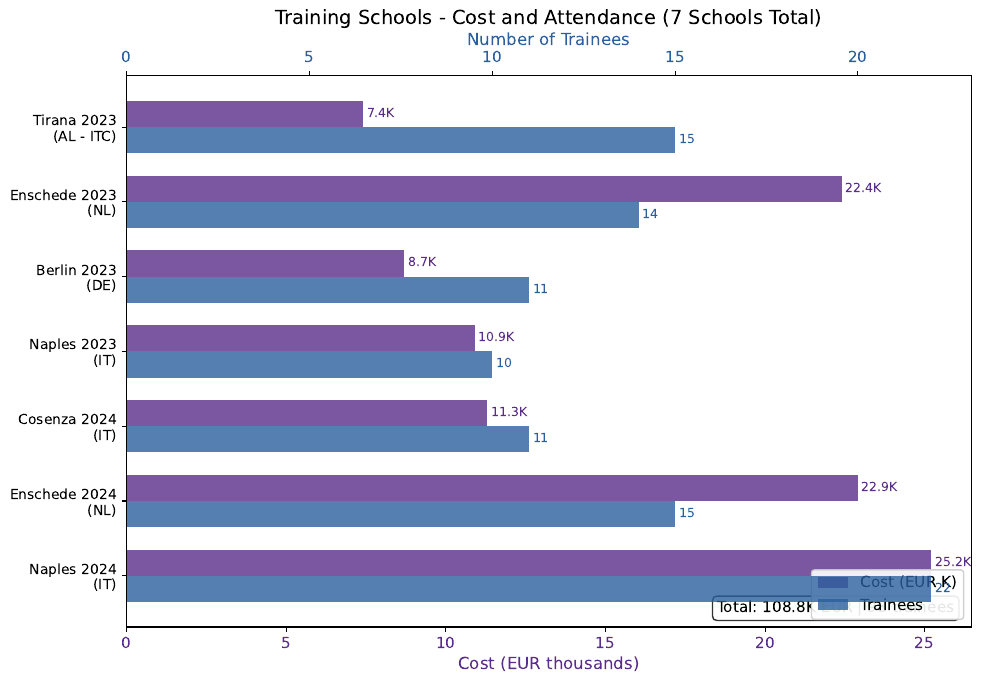

Source code (Python):
"""Training School Costs and Attendance - Horizontal Bar Chart"""
import matplotlib.pyplot as plt
import numpy as np
from pathlib import Path

plt.rcParams.update({
    'font.size': 12, 'axes.labelsize': 12, 'axes.titlesize': 14,
    'xtick.labelsize': 11, 'ytick.labelsize': 10, 'legend.fontsize': 11,
    'figure.figsize': (10, 7), 'figure.dpi': 150
})

COST_PURPLE = '#5B2D8A'
COST_BLUE = '#2B5F9E'

# Training school data
schools = [
    'Tirana 2023\n(AL - ITC)',
    'Enschede 2023\n(NL)',
    'Berlin 2023\n(DE)',
    'Naples 2023\n(IT)',
    'Cosenza 2024\n(IT)',
    'Enschede 2024\n(NL)',
    'Naples 2024\n(IT)'
]

costs = [7.4, 22.4, 8.7, 10.9, 11.3, 22.9, 25.2]  # in thousands
trainees = [15, 14, 11, 10, 11, 15, 22]

y = np.arange(len(schools))
height = 0.35

fig, ax1 = plt.subplots(figsize=(10, 7))

bars1 = ax1.barh(y - height/2, costs, height, label='Cost (EUR K)', color=COST_PURPLE, alpha=0.8)
ax1.set_yticks(y)
ax1.set_yticklabels(schools)
ax1.set_xlabel('Cost (EUR thousands)', color=COST_PURPLE)
ax1.tick_params(axis='x', labelcolor=COST_PURPLE)
ax1.set_title('Training Schools - Cost and Attendance (7 Schools Total)')

# Secondary axis for trainees
ax2 = ax1.twiny()
bars2 = ax2.barh(y + height/2, trainees, height, label='Trainees', color=COST_BLUE, alpha=0.8)
ax2.set_xlabel('Number of Trainees', color=COST_BLUE)
ax2.tick_params(axis='x', labelcolor=COST_BLUE)

# Add value labels
for bar, val in zip(bars1, costs):
    ax1.annotate(f'{val:.1f}K', xy=(bar.get_width(), bar.get_y() + bar.get_height()/2),
                 xytext=(3, 0), textcoords="offset points", ha='left', va='center', fontsize=9, color=COST_PURPLE)

for bar, val in zip(bars2, trainees):
    ax2.annotate(f'{val}', xy=(bar.get_width(), bar.get_y() + bar.get_height()/2),
                 xytext=(3, 0), textcoords="offset points", ha='left', va='center', fontsize=9, color=COST_BLUE)

ax1.invert_yaxis()
ax1.spines['top'].set_visible(False)
ax1.spines['right'].set_visible(False)

# Custom legend
from matplotlib.patches import Patch
legend_elements = [Patch(facecolor=COST_PURPLE, alpha=0.8, label='Cost (EUR K)'),
                   Patch(facecolor=COST_BLUE, alpha=0.8, label='Trainees')]
ax1.legend(handles=legend_elements, loc='lower right', framealpha=0.9)

# Add totals
total_cost = sum(costs)
total_trainees = sum(trainees)
ax1.text(0.98, 0.02, f'Total: {total_cost:.1f}K EUR | {total_trainees} trainees',
         transform=ax1.transAxes, fontsize=11, verticalalignment='bottom', horizontalalignment='right',
         bbox=dict(boxstyle='round', facecolor='white', alpha=0.8))

plt.tight_layout()
plt.savefig(Path(__file__).parent / 'chart.pdf', dpi=300, bbox_inches='tight')
plt.savefig(Path(__file__).parent / 'chart.png', dpi=150, bbox_inches='tight')
plt.close()
print("Chart saved: 05_training_school_costs")
